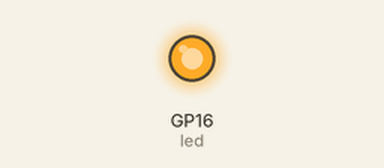
A program run on a simulated Raspberry Pi Pico running MicroPython. Parts: output pins drawn as LEDs (lit = HIGH). At 7.2 s the program stops and its outputs stay as they are.

Above: at 1.7 s.
At 2.7 s:
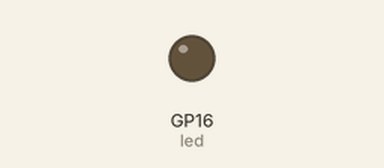
Timing chart, 0 to 4.6 s (numbered marks = the images above):
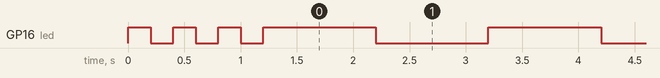

Measured:
- by itself, GP16 (led): repeats every 2.0 s: HIGH 1.0 s, LOW 1.0 s

The program:

P27_Stratergy_Pattern.py
```python
# File: main.py
# Author: Armstrong Subero
# Platform: Raspberry Pi Pico (RP2040) with MicroPython
# Program: P28_Strategy_Pattern
# Interpreter: MicroPython (latest version)
# Program Version: 1.0
#
# Program Description: This program demonstrates the Strategy design pattern by
#                      allowing different algorithms (strategies) for controlling
#                      an LED's blinking pattern. Using this we can allow an algorithm
#                      to vary independently from the clients that use it. In this
#                      exmaple we can switch between two different blinking algorithms
#                      without changing its own logic. Each one is encapsulated and
#                      interchangeable
#
# Hardware Description: An LED is connected to pin 16.
#
# Created: August 25th, 2024, 12:10 AM
# Last Updated: August 25th, 2024, 12:10 AM

from machine import Pin
import utime

class LED:
    def __init__(self, pin_number):
        self.led = Pin(pin_number, Pin.OUT)

    def on(self):
        self.led.value(1)

    def off(self):
        self.led.value(0)

class BlinkingStrategy:
    def blink(self, led):
        pass

class FastBlinkStrategy(BlinkingStrategy):
    def blink(self, led):
        for _ in range(3):
            led.on()
            utime.sleep(0.2)
            led.off()
            utime.sleep(0.2)

class SlowBlinkStrategy(BlinkingStrategy):
    def blink(self, led):
        for _ in range(3):
            led.on()
            utime.sleep(1)
            led.off()
            utime.sleep(1)

class LEDBlinker:
    def __init__(self, led, strategy):
        self.led = led
        self.strategy = strategy

    def set_strategy(self, strategy):
        self.strategy = strategy

    def blink(self):
        self.strategy.blink(self.led)

# Usage
led = LED(16)
fast_strategy = FastBlinkStrategy()
slow_strategy = SlowBlinkStrategy()

blinker = LEDBlinker(led, fast_strategy)
blinker.blink()  # Fast blink

blinker.set_strategy(slow_strategy)
blinker.blink()  # Slow blink
```
